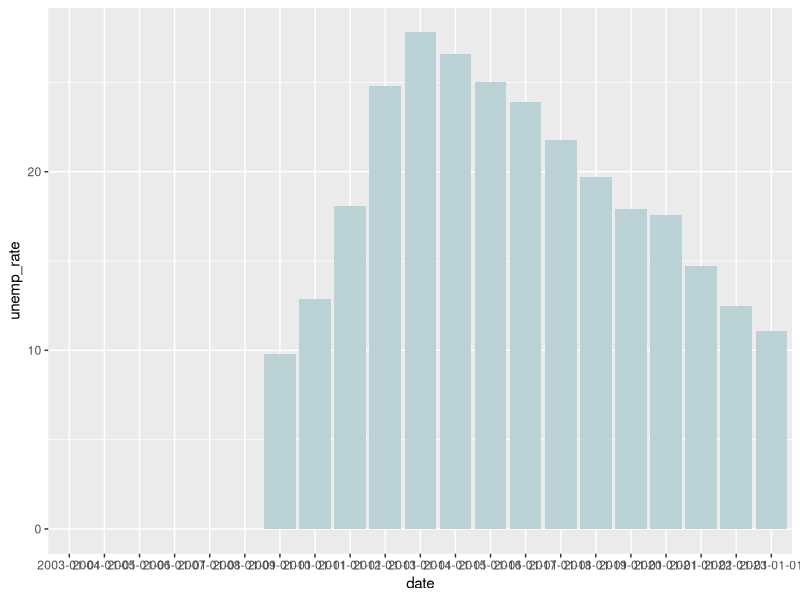

R code for this plot:
# Script:  06 custom geom_bar unrmployment by county.R
# AIM 06 custom geom_bar unmployment metric for each country


# 1. Import previous files 
library(here)
library(tidyverse)

# 1. Import unemployment indicator data 
unemp_data <- read.table(here("data_cleansed", "EU_UNEMP_CLEAN_une_rt_a_LONG.csv"),
                         header =TRUE, sep =',',stringsAsFactors =TRUE)
head(unemp_data)

# 2. Subset data for Greece
str(unemp_data)
head(unemp_data)

unemp_greece <- unemp_data %>% 
  filter(country %in% c("greece")) %>%  
  select(-c(X))
unemp_greece


# 3. Create two flags
# 3.1. Flag for highest unemployment year
str(unemp_greece)

unemp_greece_max <- unemp_greece %>% 
  mutate(
    Date = as.Date(date),
    unemp_round = round(unemp_rate,0),
    max_unemp = max(unemp_rate, na.rm = TRUE),
    Max_unemp_flag = ifelse(unemp_rate == max_unemp,TRUE,FALSE) 
  ) %>% 
  select(Date,country,unemp_rate,max_unemp,Max_unemp_flag)


# 3.2. Flag for the latest year
str(unemp_greece_max)

unemp_greece_latest <- unemp_greece_max %>% 
  mutate(
      Latest_date = max(Date),
      Max_date = ifelse(Date == Latest_date,TRUE,FALSE))


# 4. Create a basic bar plot
Plot01 <- unemp_greece %>% 
  ggplot(aes(x = date, y = unemp_rate)) +
  geom_col(fill = "#BAD1D6")
